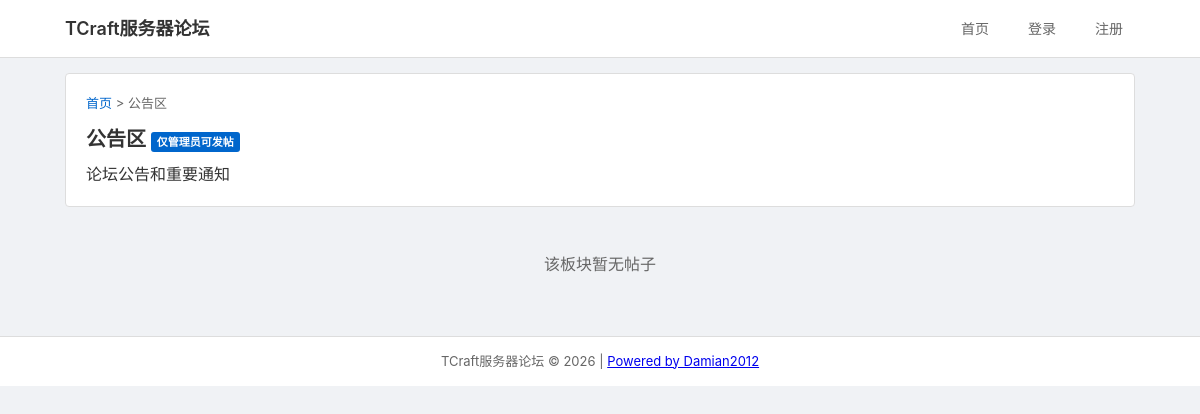
Screenshot of /forum/category/1 with the database file from the repository.
### app/models.py (models this page shows, shortened)
class SiteConfig(db.Model):
    id = db.Column(db.Integer, primary_key=True)
    site_name = db.Column(db.String(100), default='TCraft服务器论坛')
    max_post_length = db.Column(db.Integer, default=5000)
    max_comment_length = db.Column(db.Integer, default=1000)
    content_preview_length = db.Column(db.Integer, default=300)
    allow_change_username = db.Column(db.Boolean, default=True)
    allow_change_password = db.Column(db.Boolean, default=True)
    allow_upload_avatar = db.Column(db.Boolean, default=True)
    allow_set_title = db.Column(db.Boolean, default=True)
    require_access_verify = db.Column(db.Boolean, default=False)
    access_token = db.Column(db.String(64), default=lambda: secrets.token_hex(32))
    created_at = db.Column(db.DateTime, default=datetime.utcnow)
    updated_at = db.Column(db.DateTime, default=datetime.utcnow)
    @staticmethod
    def get_config():
        config = SiteConfig.query.first()
        if not config:
            config = SiteConfig()
            db.session.add(config)
            db.session.commit()
        return config

class Category(db.Model):
    id = db.Column(db.Integer, primary_key=True)
    name = db.Column(db.String(64), unique=True)
    description = db.Column(db.String(200))
    icon = db.Column(db.String(50))
    order = db.Column(db.Integer, default=0)
    admin_only = db.Column(db.Boolean, default=False)
    posts = db.relationship('Post', backref='category', lazy='dynamic')
    created_at = db.Column(db.DateTime, default=datetime.utcnow)

### app/routes/forum.py (the view)
@forum.route('/category/<int:id>')
def category(id):
    category = Category.query.get_or_404(id)
    page = request.args.get('page', 1, type=int)
    posts = Post.query.filter_by(category_id=id).order_by(Post.is_pinned.desc(), Post.created_at.desc()).paginate(page=page, per_page=20, error_out=False)
    return render_template('forum/category.html', category=category, posts=posts)

### app/templates/forum/category.html (shortened to what this page needs)
{% extends "base.html" %}
{% block content %}
<div class="page-header">
    <div class="breadcrumb">
        <a href="{{ url_for('main.index') }}">首页</a> &gt;
        <span>{{ category.name }}</span>
    </div>
    <h1>{{ category.name }}{% if category.admin_only %} <span class="badge badge-admin">仅管理员可发帖</span>{% endif %}</h1>
    {% if category.description %}
    <p>{{ category.description }}</p>
    {% endif %}
</div>
<div class="post-list">
    {% if not posts.items %}
    <div class="empty-state">
        <p>该板块暂无帖子</p>
    </div>
    {% endif %}
</div>
{% endblock %}

### app/templates/base.html (shortened to what this page needs)
<!DOCTYPE html>
<html lang="zh-CN">
<head>
    <link rel="stylesheet" href="{{ url_for('static', filename='css/style.css') }}">
</head>
<body>
    <nav class="navbar">
        <div class="nav-container">
            <a href="{{ url_for('main.index') }}" class="nav-brand">{{ site_name }}</a>
            <div class="nav-menu">
                <a href="{{ url_for('main.index') }}" class="nav-link">首页</a>
                {% if current_user.is_authenticated %}
                    {% if current_user.is_banned %}
                    <span class="nav-link banned-tag">已封禁</span>
                    {% else %}
                    <a href="{{ url_for('forum.create_post') }}" class="nav-link">发帖</a>
                    {% endif %}
                    {% if current_user.is_admin %}
                    <a href="{{ url_for('forum.admin') }}" class="nav-link">后台</a>
                    {% endif %}
                    <div class="nav-user">
                        <a href="{{ url_for('auth.profile', username=current_user.username) }}" class="nav-link">{{ current_user.username }}</a>
                        <a href="{{ url_for('auth.logout') }}" class="nav-link">退出</a>
                    </div>
                {% else %}
                    <a href="{{ url_for('auth.login') }}" class="nav-link">登录</a>
                    <a href="{{ url_for('auth.register') }}" class="nav-link">注册</a>
                {% endif %}
            </div>
        </div>
    </nav>
    <div class="container">
        {% block content %}{% endblock %}
    </div>
    <footer class="footer">
        <div class="container">
            <p>{{ site_name }} &copy; {{ current_year }} | <a href="https://github.com/Damianjiang/luntan" target="_blank">Powered by Damian2012</a></p>
        </div>
    </footer>
</body>
</html>

### app/static/css/style.css (style rules this page uses)
* { margin: 0; padding: 0; box-sizing: border-box; }
body { font-family: -apple-system, BlinkMacSystemFont, 'Segoe UI', Roboto, sans-serif; background: #f0f2f5; color: #333; line-height: 1.5; }
.container { max-width: 1100px; margin: 0 auto; padding: 0 15px; }
.navbar { background: #fff; border-bottom: 1px solid #ddd; padding: 12px 0; }
.nav-container { max-width: 1100px; margin: 0 auto; padding: 0 15px; display: flex; justify-content: space-between; align-items: center; }
.nav-brand { font-size: 18px; font-weight: 600; color: #333; text-decoration: none; }
.nav-menu { display: flex; align-items: center; gap: 15px; }
.nav-link { color: #666; text-decoration: none; padding: 6px 12px; font-size: 14px; }
.page-header { background: #fff; padding: 20px; border-radius: 4px; margin: 15px 0; border: 1px solid #ddd; }
.page-header h1 { font-size: 20px; margin-bottom: 8px; }
.breadcrumb { margin-bottom: 10px; font-size: 13px; color: #666; }
.breadcrumb a { color: #0066cc; text-decoration: none; }
.post-list { display: flex; flex-direction: column; gap: 8px; }
.badge { display: inline-block; padding: 2px 6px; border-radius: 3px; font-size: 11px; margin-right: 4px; }
.badge-admin { background: #0066cc; color: white; }
.empty-state { text-align: center; padding: 30px; color: #666; }
.footer { background: #fff; border-top: 1px solid #ddd; text-align: center; padding: 15px; margin-top: 30px; font-size: 13px; color: #666; }

### rows the page displays
SiteConfig: site_name "TCraft服务器论坛"
Category: name "公告区", description "论坛公告和重要通知"
